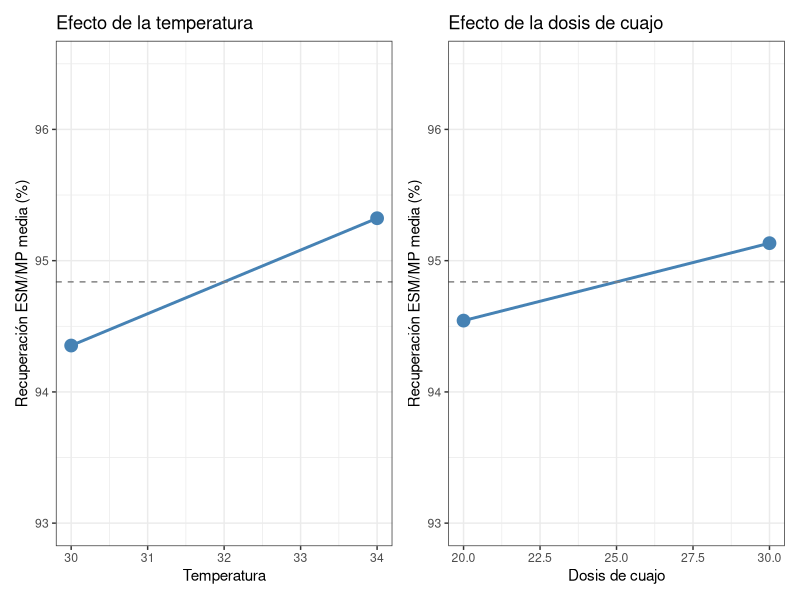
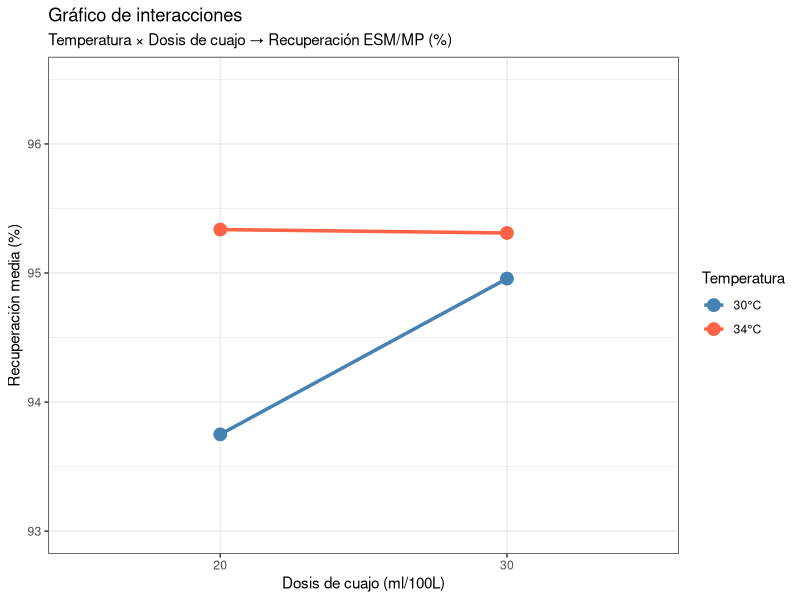

Write R code to recreate these figures, in order.
## ---- chunk 1
#| include: false
library(tidyverse)
## ---- chunk 2
#| message: false
library(tidyverse)

df <- read_csv2("datos/experimento_cuajo.csv",
                locale = locale(decimal_mark = ","))

df |>
    group_by(temperatura, dosis_cuajo) |>
    summarise(
        n        = n(),
        media    = round(mean(retencion_pct), 2),
        desv_tip = round(sd(retencion_pct), 2),
        .groups  = "drop"
    )
## ---- chunk 3
#| code-fold: true
#| code-summary: "Mostrar código"
#| fig-width: 9
#| fig-height: 4
#| message: false
#| warning: false

library(patchwork)

media_temp  <- df |>
    group_by(temperatura) |>
    summarise(media = mean(retencion_pct), .groups = "drop")

media_dosis <- df |>
    group_by(dosis_cuajo) |>
    summarise(media = mean(retencion_pct), .groups = "drop")

media_global <- mean(df$retencion_pct)

p1 <- ggplot(media_temp, aes(x = temperatura, y = media, group = 1)) +
    geom_point(size = 4, color = "steelblue") +
    geom_line(color = "steelblue", linewidth = 1) +
    geom_hline(yintercept = media_global, linetype = "dashed",
               color = "gray50") +
    ylim(93, 96.5) +
    labs(title = "Efecto de la temperatura",
         x = "Temperatura",
         y = "Recuperación ESM/MP media (%)") +
    theme_bw()

p2 <- ggplot(media_dosis, aes(x = dosis_cuajo, y = media, group = 1)) +
    geom_point(size = 4, color = "steelblue") +
    geom_line(color = "steelblue", linewidth = 1) +
    geom_hline(yintercept = media_global, linetype = "dashed",
               color = "gray50") +
    ylim(93, 96.5) +
    labs(title = "Efecto de la dosis de cuajo",
         x = "Dosis de cuajo",
         y = "Recuperación ESM/MP media (%)") +
    theme_bw()

p1 + p2
## ---- chunk 4
#| code-fold: true
#| code-summary: "Mostrar código"
#| fig-width: 7
#| fig-height: 5
#| message: false
#| warning: false

medias_cruzadas <- df |>
    group_by(temperatura, dosis_cuajo) |>
    summarise(media = mean(retencion_pct), .groups = "drop")

ggplot(medias_cruzadas,
       aes(x = factor(dosis_cuajo), y = media,
           color = factor(temperatura), group = factor(temperatura))) +
    geom_point(size = 4) +
    geom_line(linewidth = 1.2) +
    scale_color_manual(values = c("30" = "steelblue", "34" = "tomato"),
                       labels = c("30" = "30°C", "34" = "34°C")) +
    ylim(93, 96.5) +
    labs(title    = "Gráfico de interacciones",
         subtitle = "Temperatura × Dosis de cuajo → Recuperación ESM/MP (%)",
         x        = "Dosis de cuajo (ml/100L)",
         y        = "Recuperación media (%)",
         color    = "Temperatura") +
    theme_bw()
